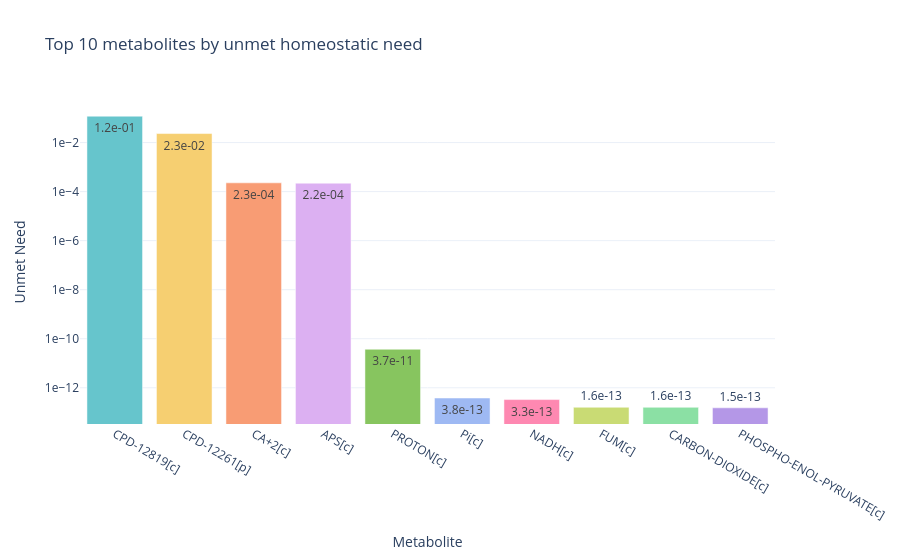

The notebook cell saved with this chart:
### Code cell
uptake_addition = set(['PYRUVATE[e]'])
uptake_removal = set(["GLC[p]", "SULFATE[p]", 'CA+2[p]'])

result = test_NetworkFlowModel(objective_weights,
                               metabolism=metabolism,
                               fba=fba,
                               uptake_addition=uptake_addition,
                               uptake_removal=uptake_removal,
                               # force_reaction=force_reaction,
                               # add_reaction=add_reaction,
                               # remove_reaction=remove_reaction,
                               # add_homeostatic_demand = add_homeostatic_demand,
                               binary_kinetic_idx=None,
                               plot = True
                               )

[oofv, solution_flux, test_reaction_names, S_new, metabolites_new, kinetics_new, solution, model] = result

sulfur_neg_hom = solution.homeostatic_term
print(f'Optimal objective function value: {oofv}')
print(f'Homeostatic objective value: {solution.homeostatic_term}')

### Figure 1 — Plotly figure (JSON) as saved in the notebook; plotly's stock layout.template omitted (floating-point values rounded to 4 significant figures)
{"data": [{"marker": {"color": ["rgb(102, 197, 204)", "rgb(246, 207, 113)", "rgb(248, 156, 116)", "rgb(220, 176, 242)", "rgb(135, 197, 95)", "rgb(158, 185, 243)", "rgb(254, 136, 177)", "rgb(201, 219, 116)", "rgb(139, 224, 164)", "rgb(180, 151, 231)"]}, "name": "Unmet Homeostatic Need", "text": ["1.2e-01", "2.3e-02", "2.3e-04", "2.2e-04", "3.7e-11", "3.8e-13", "3.3e-13", "1.6e-13", "1.6e-13", "1.5e-13"], "x": ["CPD-12819[c]", "CPD-12261[p]", "CA+2[c]", "APS[c]", "PROTON[c]", "Pi[c]", "NADH[c]", "FUM[c]", "CARBON-DIOXIDE[c]", "PHOSPHO-ENOL-PYRUVATE[c]"], "y": [0.1187, 0.02326, 0.0002276, 0.0002209, 3.72e-11, 3.824e-13, 3.299e-13, 1.603e-13, 1.598e-13, 1.523e-13], "type": "bar"}], "layout": {"yaxis": {"title": {"text": "Unmet Need"}, "type": "log", "tickformat": ".0e"}, "xaxis": {"title": {"text": "Metabolite"}}, "title": {"text": "Top 10 metabolites by unmet homeostatic need"}}}
